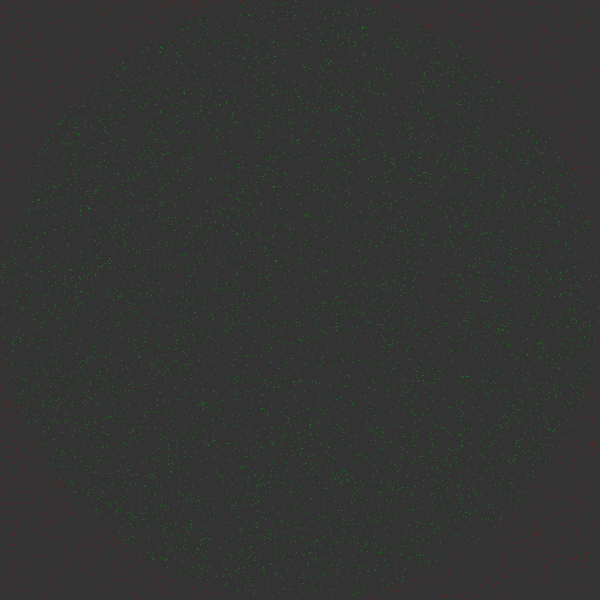
Frame 1 (no input)
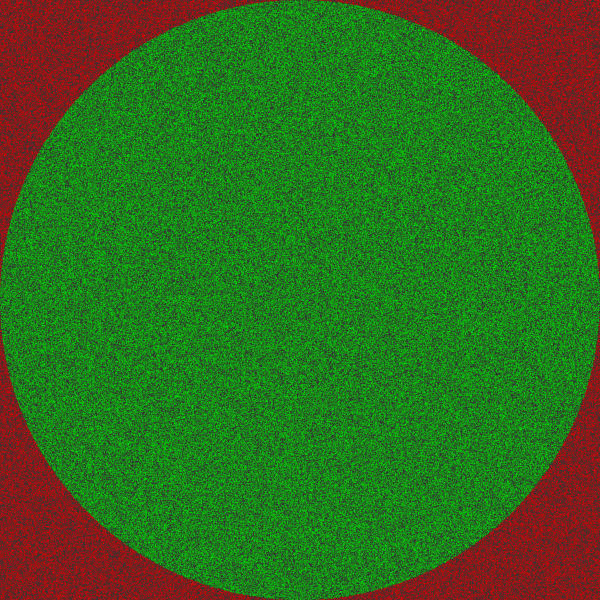
Frame 60 (no input)
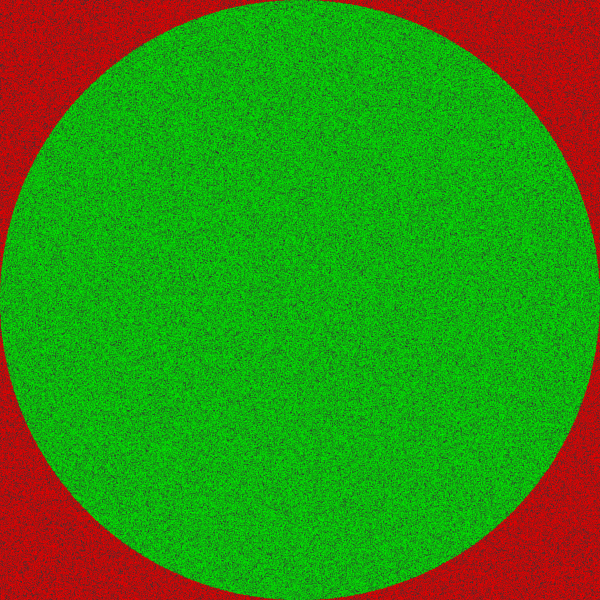
Frame 120 (the mouse pressed at the canvas centre since frame 60)

The p5.js sketch that drew these frames (run headless with seeded random() and noise() and a simulated clock; from frame 60 on, the mouse is pressed at the canvas centre):

// p5.js sketch
// ── sketch.js
let r = 300;
let pi = 0;
let totalPoints = 0;
let pointsInsideCircle = 0;
let actualPi = Math.PI;
let bestPi = Infinity;
let bestDiff = Infinity;

function setup() {
	createCanvas(2 * r, 2 * r);
    background(51);
    stroke(255);
    noFill();
    //ellipse(width/2, height/2, 2*r);
    console.log(actualPi);
    createP("Best Pi Approximation = " + bestPi);
}

function calculatePi(){
    // PI/4 = pointsInsideCircle/totalPoints
    // ==> PI = (pointsInsideCircle/points.length) * 4
    
    pi = (pointsInsideCircle / totalPoints) * 4;
    let diff = (Math.abs(actualPi - pi));
    if (diff < bestDiff){
        bestDiff = diff;
        bestPi = pi;
        console.log("diff = ", bestDiff);
        removeElements();
        createP("Best Pi Approximation = " + bestPi);
        //console.log(bestPi);
    }
}


function draw() {
    for(let i = 0; i < 10000; i++){
        let x = random(width);
        let y = random(height);
        totalPoints++;
        stroke(255,0,0,100);
        if((dist(width/2, height/2, x, y)) <= r){
            pointsInsideCircle++;
            stroke(0,255,0,100);
        }
        point(x,y);
    }
    calculatePi();
}
